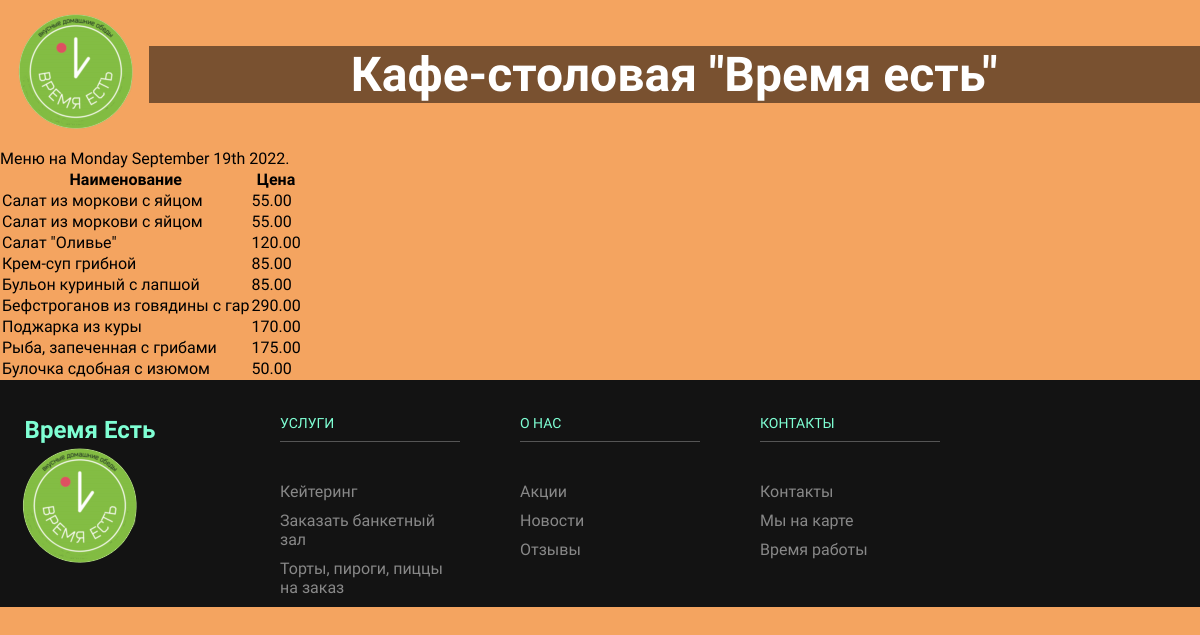
Page /pages/newmenu.php on the committed database.
### tables this page shows
CREATE TABLE `price_list` (
  `id_dish` int NOT NULL,
  `name_dish` varchar(30) NOT NULL,
  `price_dish` decimal(6,2) NOT NULL,
  `categ_dish` int NOT NULL
);

### pages/newmenu.php (the view, shortened to what this page needs)
<?php
  require_once 'login.php';
  $conn = new mysqli($hn, $un, $pw, $db);
  $query  = "SELECT * FROM price_list";
  $result = $conn->query($query);
  $rows = $result->num_rows;?>
  <!DOCTYPE html>
<html lang="en">
  <head>
    <link rel="stylesheet" href="../styles/newmenustyle.css" />
  </head>
  <body>
    <header>
      <div class="pos1"><img src="../img/admin.png" /></div>
      <div class="pos2"><h1>Кафе-столовая "Время есть"</h1></div>
    </header>
    <main class="menu">
    <div class="table_menu">
        <p class="head_menu">
            Меню на <?php echo longdate(time()); ?>.
        </p>
        <table>
        <thead>
            <tr>
                <th>Наименование</th>
                <th>Цена</th>
            </tr>
        </thead>
        <tbody>
<?php
for ($j = 0 ; $j < $rows ; ++$j)
{
    $row = $result->fetch_array(MYSQLI_ASSOC);
    $result->data_seek($j);?>
                <tr>
                    <td>
                        <?php
                        echo htmlspecialchars($row['name_dish']);
                        ?>
                    </td>
                    <td>
                        <?php
                        echo htmlspecialchars($row['price_dish']);
                        ?>
                    </td>
             <?php
      }
        function longdate($timestamp)
        {
            return date("l F jS Y", $timestamp);
        }
        ?>
        </tbody>
        </table>
    </div>
    </main>
    <footer class="site-footer">
      <div class="container_foot">
        <div class="left-column">
          <div class="logo-container">
            <div class="logo">
              <img src="../img/admin.png" alt="Время Есть" />
            </div>
            <h2>Время Есть</h2>
          </div>
        </div>
        <div class="right-column">
          <ul class="footer-menu">
            <li>
              <div class="footer-submenu-title">Услуги</div>
              <ul class="footer-submenu">
                <li><a href="index.html">Кейтеринг</a></li>
                <li><a href="index.html">Заказать банкетный зал</a></li>
                <li><a href="index.html">Торты, пироги, пиццы на заказ</a></li>
              </ul>
            </li>
            <li>
              <div class="footer-submenu-title">О нас</div>
              <ul class="footer-submenu">
                <li><a href="index.html">Акции</a></li>
                <li><a href="index.html">Новости</a></li>
                <li><a href="index.html">Отзывы</a></li>
              </ul>
            </li>
            <li>
              <div class="footer-submenu-title">Контакты</div>
              <ul class="footer-submenu">
                <li><a href="index.html">Контакты</a></li>
                <li><a href="index.html">Мы на карте</a></li>
                <li><a href="index.html">Время работы</a></li>
              </ul>
            </li>
          </ul>
        </div>
      </div>
    </footer>
  </body>
</html>

### styles/newmenustyle.css (style rules this page uses)
* { margin: 0; padding: 0; box-sizing: border-box; }
body { font-family: "Muli", sans-serif; height: 100vh; justify-content: center; align-items: center; background-color: sandybrown; }
header { display: flex; justify-content: space-between; align-items: center; width: 100%; height: auto; }
.pos1 { min-width: 115px; height: auto; margin: 10px; text-align: center; }
.pos1 img { height: auto; }
.pos2 { align-items: center; text-align: center; width: 90%; }
.pos2 h1 { font-size: 3em; color: #fff; background: rgba(0, 0, 0, 0.5); }
.site-footer ul { list-style: none; }
.site-footer { color: bisque; background-color: #131313; }
.container_foot { display: flex; }
.container_foot .left-column { display: flex; flex-direction: column; width: 180px; margin-right: 100px; }
.container_foot .right-column { width: 720px; padding-top: 35px; }
.logo-container { display: flex; align-items: center; flex-direction: column-reverse; margin-top: 20%; }
.logo-container h2 { color: aquamarine; }
.logo-container .logo { margin-right: 20px; }
.footer-menu { display: flex; }
.footer-menu > li { width: 180px; margin-right: 60px; }
.footer-submenu-title { display: block; margin-bottom: 40px; padding-bottom: 10px; font-size: 14px; color: aquamarine; text-transform: uppercase; text-decoration: none; border-bottom: 1px solid #555555; }
.footer-submenu > li { margin-bottom: 10px; }
.footer-submenu a { text-decoration: none; color: #888888; }

### rows in the picture
price_list: name_dish "Салат из моркови с яйцом", price_dish "55.00"
price_list: name_dish "Салат \"Оливье\"", price_dish "120.00"
price_list: name_dish "Крем-суп грибной", price_dish "85.00"
price_list: name_dish "Бульон куриный с лапшой", price_dish "85.00"
price_list: name_dish "Бефстроганов из говядины с гар", price_dish "290.00"
price_list: name_dish "Поджарка из куры", price_dish "170.00"
price_list: name_dish "Рыба, запеченная с грибами", price_dish "175.00"
price_list: name_dish "Булочка сдобная с изюмом", price_dish "50.00"
